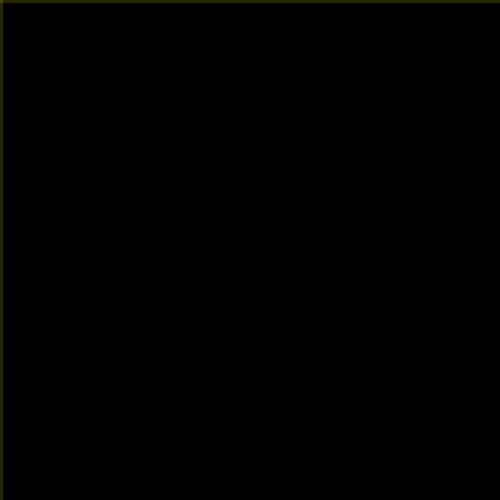
Frame 1 (no input)
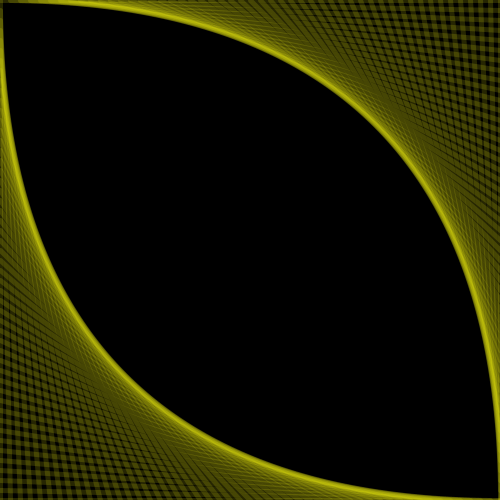
Frame 60 (the mouse pressed at the canvas centre just before this capture)
Frame 120 (the mouse held since frame 60 and released just before this capture): identical to frame 60, image omitted

The Processing sketch that drew these frames (run headless with seeded random() and noise(); from frame 60 on, the mouse is pressed at the canvas centre):

// Processing sketch: processing_31978
// ── processing_31978.pde

int x1 = 0;
int y1 = 0;
int x2 = 0;
int y2 = 500;
int x21 = 0;
int y21 = 0;
int x22 = 500;
int y22 = 0;
 
void setup(){
   
  size(500,500);
  background(0);
  stroke(244,245,10,40);
  strokeWeight(5);
}
 
void draw(){
   
  line(x1,y1,x2,y2);
  y1 = y1 + 10;
  x2 = x2 + 10;
  line(x21,y21,x22,y22);
  x21 = x21 + 10;
  y22 = y22 + 10;
}
